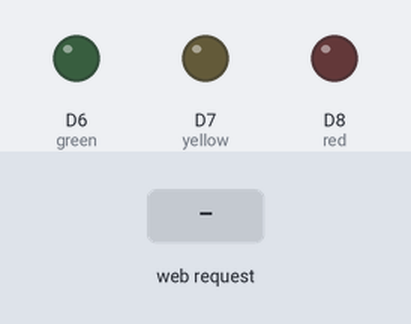
The program below on a simulated ESP8266 (Wemos D1 mini). On the bench: output pins drawn as LEDs (lit = HIGH). The test bench sets the inputs (shaded band). WiFi joins after 1.5 s; servers stay silent unless stated; what the program prints to the serial monitor is not drawn.

Above: at 2.7 s.
2.8 s: HTTP request GET /auto received
At 3.6 s:
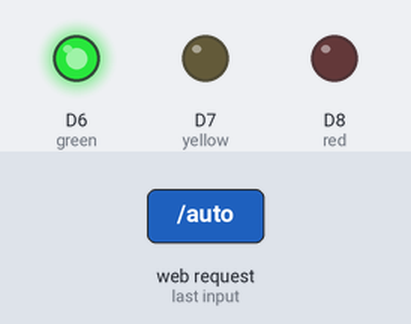
5.8 s: HTTP request GET /green received
At 6.2 s:
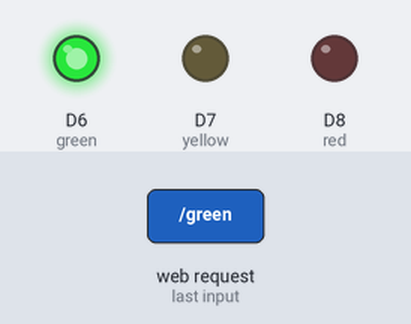
7.3 s: HTTP request GET /yellow received
At 8.6 s:
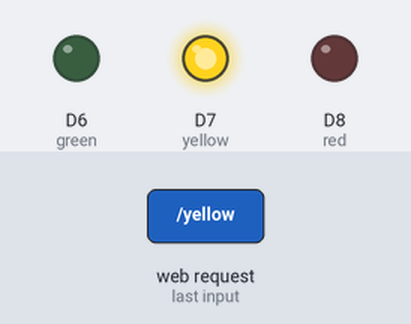
Timing chart, 0 to 10.3 s (numbered marks = the images above; inputs shaded):
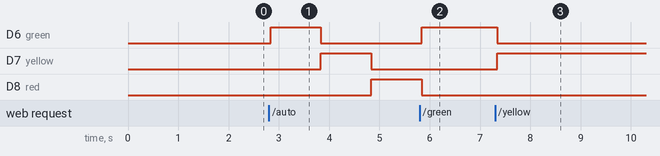

The program:

main.cpp
```cpp
#include <ESP8266WiFi.h>
#include <string>

// Network Details
// Change these to your network settings
const char* wifiSSID = "BYU-WiFi";
const char* wifiPSK  = "";

// The port the web server will run on
WiFiServer server(80);

// Tell the program which LED is on which pins
int green = D6;
int yellow = D7;
int red = D8;

// Variables to keep track of which LEDs are on
bool green_on = 0;
bool yellow_on = 0;
bool red_on = 0;
bool auto_on = 0;

// Timer variable to make the non-blocking loop for the auto function
unsigned long autoTimer = 0;

void setup() {
  Serial.begin(9600);
  delay(10);
  Serial.println("Initializing ...");

  // Initialize the pins
  pinMode(green, OUTPUT);
  digitalWrite(green, LOW);
  pinMode(yellow, OUTPUT);
  digitalWrite(yellow, LOW);
  pinMode(red, OUTPUT);
  digitalWrite(red, LOW);

  // ** Connect to WiFi network - Adapted from http://www.esp8266learning.com/wemos-webserver-example.php
  Serial.print("Connecting to ");
  Serial.println(wifiSSID);

  // Connect to the WiFi
  WiFi.begin(wifiSSID, wifiPSK);

  while (WiFi.status() != WL_CONNECTED) {
    delay(500);
    Serial.print(".");
  }
  Serial.println("");
  Serial.println("WiFi connected");

  server.begin();
  Serial.println("Server started");

  Serial.print("Control the Stoplight at: ");
  Serial.print("http://");
  Serial.print(WiFi.localIP());
  Serial.println("/");
} // ** End Adapted Code - This is the end of the code that was adapted from www.esp8266learning.com

void loop() { // ** Create a web server - Adapted from http://www.esp8266learning.com/wemos-webserver-example.php
  WiFiClient client = server.available(); // Create a new client object for available connections
  if (client) {                           // If a client is connected, wait until it sends some data
    while (!client.available()) {         // If the client hasn't sent info, wait for it
      delay(10);
    }

    String request = client.readStringUntil('\r');  // read the first line of the request
    Serial.println(request);              // DEBUG CODE - Echo the request to the Serial Monitor for debug
    client.flush();                       // Wait until the buffers are clear

    // Turn on the green light
    if (request.indexOf("/green") != -1) {
      auto_on = 0;
      digitalWrite(green, HIGH); green_on = 1;
      digitalWrite(yellow, LOW); yellow_on = 0;
      digitalWrite(red, LOW);  red_on = 0;
    }

    // Turn on the yellow light
    if (request.indexOf("/yellow") != -1) {
      auto_on = 0;
      digitalWrite(green, LOW); green_on = 0;
      digitalWrite(yellow, HIGH); yellow_on = 1;
      digitalWrite(red, LOW); red_on = 0;
    }

    // Turn on the red light
    if (request.indexOf("/red") != -1) {
      auto_on = 0;
      digitalWrite(green, LOW); green_on = 0;
      digitalWrite(yellow, LOW); yellow_on = 0;
      digitalWrite(red, HIGH); red_on = 1;
    }

    // Turn off the lights
    if (request.indexOf("/off") != -1) {
      auto_on = 0;
      digitalWrite(green, LOW); green_on = 0;
      digitalWrite(yellow, LOW); yellow_on = 0;
      digitalWrite(red, LOW); red_on = 0;
    }

    // Cycle through all the lights
    if (request.indexOf("/auto") != -1) {
      green_on = 0; yellow_on = 0; red_on = 0;
      auto_on = 1;
    }

    // ** End Adapted Code - This is the end of the code that was adapted from www.esp8266learning.com

    // Return the response
    client.println("HTTP/1.1 200 OK");
    client.println("Content-Type: text/html");
    client.println("");
    client.println("<!DOCTYPE HTML>");
    client.println("<html>");
    client.println("<head>");

    // The concept and code of the sliding button on this page came from https://www.w3schools.com/howto/howto_css_switch.asp
    client.println("<meta name='viewport' content='width=device-width, initial-scale=1'>");
    client.println("<style>");
    client.println("html {text-align: center;}");
    client.println(".switch { position: relative; display: inline-block; width: 60px; height: 34px;}");
    client.println(".switch input {display:none;}");
    client.println(".slider { position: absolute; cursor: pointer; top: 0; left: 0; right: 0; bottom: 0; background-color: #ccc; -webkit-transition: .4s; transition: .4s;}");
    client.println(".slider:before {position: absolute; content: \"\"; height: 26px; width: 26px; left: 4px; bottom: 4px; background-color: white; -webkit-transition: .4s;transition: .4s;}");
    client.println("input:checked + .slider {background-color: #2196F3;}");
    client.println("input:focus + .slider {box-shadow: 0 0 1px #2196F3;}");
    client.println("input:checked + .slider:before {-webkit-transform: translateX(26px); -ms-transform: translateX(26px); transform: translateX(26px);}");
    client.println(".slider.round { border-radius: 34px;}");
    client.println(".slider.round:before { border-radius: 50%;}");
    client.println("</style>");
    client.println("</head>");
    client.println("<body>");

    client.println("<h2>Stoplight</h2>");

    // This section modifies the page HTML based on the current state of the LED
    // The Green Button
    client.println("<h3>Green</h3>");
    client.println("<label class='switch'>");
    client.print("  <input type=\"checkbox\" ");
    if (green_on) {
      client.print("checked ");
    }
    client.print("onchange=\"window.location.href='/");
    if (green_on) {
      client.print("off");
    } else {
      client.print("green");
    }
    client.println("'\">");
    client.println("  <span class=\"slider round\"></span>");
    client.println("</label>");

    // The Yellow Button
    client.println("<h3>Yellow</h3>");
    client.println("<label class='switch'>");
    client.print("  <input type=\"checkbox\" ");
    if (yellow_on) {
      client.print("checked ");
    }
    client.print("onchange=\"window.location.href='/");
    if (yellow_on) {
      client.print("off");
    } else {
      client.print("yellow");
    }
    client.println("'\">");
    client.println("  <span class=\"slider round\"></span>");
    client.println("</label>");

    // The Red Button
    client.println("<h3>Red</h3>");
    client.println("<label class='switch'>");
    client.print("  <input type=\"checkbox\" ");
    if (red_on) {
      client.print("checked ");
    }
    client.print("onchange=\"window.location.href='/");
    if (red_on) {
      client.print("off");
    } else {
      client.print("red");
    }
    client.println("'\">");
    client.println("  <span class=\"slider round\"></span>");
    client.println("</label>");

    // The Automatic Button
    client.println("<h3>Automatic</h3>");
    client.println("<label class='switch'>");
    client.print("  <input type=\"checkbox\" ");
    if (auto_on) {
      client.print("checked ");
    }
    client.print("onchange=\"window.location.href='/");
    if (auto_on) {
      client.print("off");
    } else {
      client.print("auto");
    }
    client.println("'\">");
    client.println("  <span class=\"slider round\"></span>");
    client.println("</label>");


    client.println("</body>");
    client.println("</html>");
  }

  // The non-blocking automatic function swtiches every second
  // Got this idea from Todd Barrett - thanks Todd!
  if (auto_on && (autoTimer < millis())){
    autoTimer = millis() + 1000;
    if (!red_on && !green_on && !yellow_on){
      red_on = 1;
    }

    if (red_on){
      digitalWrite(green, HIGH);
      digitalWrite(yellow, LOW);
      digitalWrite(red, LOW);
      green_on = 1; red_on = 0;
    }

    else if (green_on){
      digitalWrite(green, LOW);
      digitalWrite(yellow, HIGH);
      digitalWrite(red, LOW);
      yellow_on = 1; green_on = 0;
    }

    else if (yellow_on){
      digitalWrite(green, LOW);
      digitalWrite(yellow, LOW);
      digitalWrite(red, HIGH);
      red_on = 1; yellow_on = 0;
    }
  }

// Save power
  delay(100);
}
```

Measured:
- after the input at 2.8 s, D6 (green): LOW → HIGH at once, → LOW 1.0 s later; D7 (yellow): LOW → HIGH after 1.0 s, → LOW 1.0 s later; D8 (red): LOW → HIGH after 2.0 s
- after the input at 5.8 s, D6 (green): goes on until 5.8 s, then stays HIGH; D7 (yellow): stays LOW (without the input it goes to HIGH after 1.0 s)
- after the input at 7.3 s, D6 (green): HIGH → LOW at once; D7 (yellow): LOW → HIGH at once
